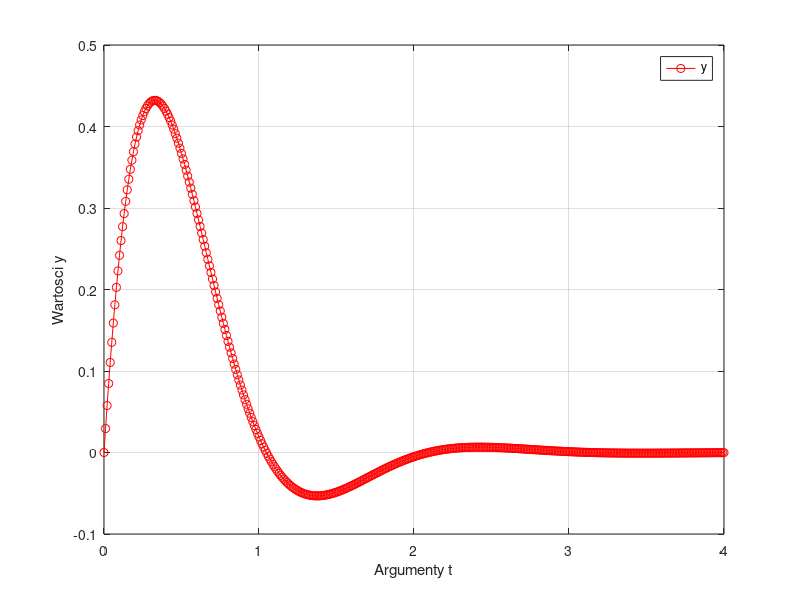

Write MATLAB code to recreate this figure.
t = 0:0.01:4;
y = exp(t*(-2)).* sin(t*3);

plot(t,y,'r-o')
xlabel('Argumenty t')
ylabel('Wartosci y')
legend('y')
grid on

